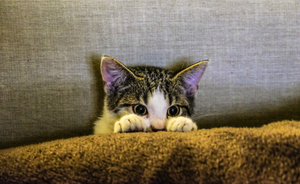
#> input picture test_images/cat.png, 300 x 184 px
$ python lab.py
#> lines starting #> are read from the running program, lines starting #| are printed output that depends on the picture
#!/usr/bin/env python3

import math

from PIL import Image

#lab 0 functions
def get_pixel(image, x, y):
    if x < 0:
        return get_pixel(image, 0 , y)
    elif x >= image['height']:
        return get_pixel(image, image['height'] - 1, y)
    elif y < 0:
        return get_pixel(image, x, 0)
    elif y >= image['width']:
        return get_pixel(image, x , image['width'] - 1)
    return image['pixels'][x * image['width'] + y]


# [20 lines left out: functions set_pixel, apply_per_pixel, not called in this run]


def inverted(image):
    return apply_per_pixel(image, lambda c: 255-c)


# HELPER FUNCTIONS

def correlate(image, kernel):
    """
    Compute the result of correlating the given image with the given kernel.

    The output of this function should have the same form as a 6.009 image (a
    dictionary with 'height', 'width', and 'pixels' keys), but its pixel values
    do not necessarily need to be in the range [0,255], nor do they need to be
    integers (they should not be clipped or rounded at all).

    This process should not mutate the input image; rather, it should create a
    separate structure to represent the output.

    DESCRIBE YOUR KERNEL REPRESENTATION HERE
    My kernels will be 2D arrays, to account for the possibility of a kernel
    that is not a perfect square.
    """
    new_image = {'height': image['height'], 'width': image['width'], 'pixels': []}
    kernel_col_len = len(kernel)
    kernel_row_len = len(kernel[0])
    image_len = len(image['pixels'])
    for i in range(image_len):
        row = i // image['width']
        col = i % image['width']
        color_sum = 0
        for j in range(kernel_col_len):
            for k in range(kernel_row_len):
                color_sum += kernel[j][k] * get_pixel(image, row + (j - kernel_col_len // 2), col + (k - kernel_row_len // 2))
        new_image['pixels'].append(color_sum)
    return new_image


def round_and_clip_image(image):
    """
    Given a dictionary, ensure that the values in the 'pixels' list are all
    integers in the range [0, 255].

    All values should be converted to integers using Python's `round` function.

    Any locations with values higher than 255 in the input should have value
    255 in the output; and any locations with values lower than 0 in the input
    should have value 0 in the output.
    """
    for i in range(len(image['pixels'])):
        num = image['pixels'][i]
        if num > 255:
            image['pixels'][i] = 255
        elif num < 0:
            image['pixels'][i] = 0
        else:
            image['pixels'][i] = round(num)
    return image

# FILTERS

# [19 lines left out: function blurred, not called in this run]

def blurred_kernel(n):
    unit_value = 1 / (n * n)
    return [ ([unit_value] * n) for i in range(n)]

# [6 lines left out: function sharpened, not called in this run]

def edges(image):
    kernel_x = [[-1,0,1],
                [-2,0,2],
                [-1,0,1]]
    kernel_y = [[-1,-2,-1],
                [0,0,0],
                [1,2,1]]
    correlated_x = correlate(image, kernel_x)
    correlated_y = correlate(image, kernel_y)
    edge_image = {'height': image['height'], 'width': image['width'], 'pixels': []}
    for i in range(len(image['pixels'])):
        edge_image['pixels'].append(round(math.sqrt(correlated_x['pixels'][i] ** 2 + correlated_y['pixels'][i] ** 2)))
    return round_and_clip_image(edge_image)
# HELPER FUNCTIONS FOR LOADING AND SAVING IMAGES

# [87 lines left out: functions load_greyscale_image, save_greyscale_image, color_filter_from_greyscale_filter, make_blur_filter, make_sharpen_filter, filter_cascade, not called in this run]

# SEAM CARVING

# Main Seam Carving Implementation

def seam_carving(image, ncols):
    """
    Starting from the given image, use the seam carving technique to remove
    ncols (an integer) columns from the image.
    """
    grey_image = greyscale_image_from_color_image(image)
    energy_img = compute_energy(grey_image)
    cum_energy = cumulative_energy_map(energy_img)
    new_image = image.copy()
    for i in range(ncols):
        seam = minimum_energy_seam(cum_energy)
        new_image = image_without_seam(new_image, seam)
        cum_energy = image_without_seam(cum_energy, seam)
    return new_image

# Optional Helper Functions for Seam Carving

def greyscale_image_from_color_image(image):
    """
    Given a color image, computes and returns a corresponding greyscale image.

    Returns a greyscale image (represented as a dictionary).
    """
    greyscale_image = {'height': image['height'], 'width': image['width'], 'pixels': []}
    for pixel in image['pixels']:
        greyscale_image['pixels'].append(round(.299 * pixel[0] + .587 * pixel[1] + .114 * pixel[2]))
    return greyscale_image


def compute_energy(grey):
    """
    Given a greyscale image, computes a measure of "energy", in our case using
    the edges function from last week.

    Returns a greyscale image (represented as a dictionary).
    """
    return edges(grey)


def cumulative_energy_map(energy):
    """
    Given a measure of energy (e.g., the output of the compute_energy function),
    computes a "cumulative energy map" as described in the lab 1 writeup.

    Returns a dictionary with 'height', 'width', and 'pixels' keys (but where
    the values in the 'pixels' array may not necessarily be in the range [0,
    255].
    """
    cum_energy = {'height': 1, 'width': energy['width'], 'pixels': energy['pixels'][0 : energy['width']]}
    row_num = 1
    while cum_energy['height'] < energy['height']:
        for i in range(cum_energy['width']):
            minim = 0
            if row_num > 0:
                if i > 0 and i < cum_energy['width'] - 1:
                    minim = min(get_pixel(cum_energy, row_num - 1, j) for j in range(i - 1, i + 2))
                elif i == 0:
                    minim = min(get_pixel(cum_energy, row_num - 1, j) for j in range(0, 2))
                else:
                    minim = min(get_pixel(cum_energy, row_num - 1, j) for j in range(cum_energy['width'] - 2, cum_energy['width']))
            cum_energy['pixels'].append(get_pixel(energy, row_num, i) + minim)
        cum_energy['height'] += 1
        row_num += 1
    return cum_energy

def minimum_energy_seam(c):
    """
    Given a cumulative energy map, returns a list of the indices into the
    'pixels' list that correspond to pixels contained in the minimum-energy
    seam (computed as described in the lab 1 writeup).
    """
    seam = []
    first_row_idx = len(c['pixels']) - c['width']
    min_energy = c['pixels'][first_row_idx]
    start_idx = first_row_idx
    for i in range(first_row_idx, len(c['pixels'])):
        if c['pixels'][i] < min_energy:
            min_energy = c['pixels'][i]
            start_idx = i
    seam.append(start_idx)
    for row_num in reversed(range(c['height'])):
        if row_num > 0:
            top_left = c['pixels'][start_idx - c['width'] - 1]
            top_middle = c['pixels'][start_idx - c['width']]
            top_right = c['pixels'][start_idx - c['width'] + 1]
            if start_idx > row_num * c['width'] - 1:
                if start_idx < (row_num + 1) * c['width']:
                    if top_left <= top_middle and top_left <= top_right:
                        start_idx = start_idx - c['width'] - 1
                    elif top_middle <= top_left and top_middle <= top_right:
                        start_idx = start_idx- c['width']
                    else:
                        start_idx = start_idx - c['width'] + 1
                else:
                    if top_left <= top_middle:
                        start_idx = start_idx - c['width'] - 1
                    else:
                        start_idx = start_idx - c['width']
            else:
                if top_middle <= top_right:
                    start_idx = start_idx - c['width']
                else:
                    start_idx = start_idx - c['width'] + 1
            seam.append(start_idx)
    return seam

def image_without_seam(im, s):
    """
    Given a (color) image and a list of indices to be removed from the image,
    return a new image (without modifying the original) that contains all the
    pixels from the original image except those corresponding to the locations
    in the given list.
    """
    new_image = {'height': im['height'], 'width': im['width'] - 1, 'pixels': []}
    for i in range(len(im['pixels'])):
        if i not in s:
            new_image['pixels'].append(im['pixels'][i])
    return new_image


# HELPER FUNCTIONS FOR LOADING AND SAVING COLOR IMAGES

def load_color_image(filename):
    """
    Loads a color image from the given file and returns a dictionary
    representing that image.

    Invoked as, for example:
       i = load_color_image('test_images/cat.png')
    """
#> called with filename = 'test_images/cat.png'
    with open(filename, 'rb') as img_handle:
        img = Image.open(img_handle)
#> img is the input picture: PIL image 300x184 RGB; mean R, G, B 123.5, 111, 89.6
        img = img.convert('RGB')  # in case we were given a greyscale image
        img_data = img.getdata()
        pixels = list(img_data)
#> pixels = 55200 items
        w, h = img.size
#> w = 300; h = 184
        return {'height': h, 'width': w, 'pixels': pixels}


def save_color_image(image, filename, mode='PNG'):
    """
    Saves the given color image to disk or to a file-like object.  If filename
    is given as a string, the file type will be inferred from the given name.
    If filename is given as a file-like object, the file type will be
    determined by the 'mode' parameter.
    """
    out = Image.new(mode='RGB', size=(image['width'], image['height']))
    out.putdata(image['pixels'])
    if isinstance(filename, str):
        out.save(filename)
    else:
        out.save(filename, mode)
    out.close()


if __name__ == '__main__':
    # code in this block will only be run when you explicitly run your script,
    # and not when the tests are being run.  this is a good place for
    # generating images, etc.
    image = load_color_image('test_images/cat.png')
#> image = 3 items
    new_image = seam_carving(image, 5)
#> in greyscale_image_from_color_image, `greyscale_image = {'height': image['height'], 'width': image['width'],..`: greyscale_image = {'height': 184, 'width': 300, 'pixels': []}
#> the loop in greyscale_image_from_color_image, `for pixel in image['pixels']:` made 55200 passes
#> pixel on passes 1 to 3: (142, 130, 90), (143, 129, 92), (132, 119, 84)
#> in seam_carving, `grey_image = greyscale_image_from_color_image(image)`: grey_image = 3 items
#> in correlate, `new_image = {'height': image['height'], 'width': image['width'], 'pixe..`: new_image = {'height': 184, 'width': 300, 'pixels': []}
#> in correlate, `image_len = len(image['pixels'])`: image_len = 55200
#> in edges, `correlated_x = correlate(image, kernel_x)`: correlated_x = 3 items
#> in edges, `edge_image = {'height': image['height'], 'width': image['width'], 'pix..`: edge_image = {'height': 184, 'width': 300, 'pixels': []}
#> the loop in round_and_clip_image, `for i in range(len(image['pixels'])):` made 55200 passes
#> num on passes 1 to 3: 57, 60, 61
#> after the loop in round_and_clip_image, `for i in range(len(image['pixels'])):`: image = 3 items
#> after the loop in cumulative_energy_map, `while cum_energy['height'] < energy['height']:`: row_num = 184
#> in seam_carving, `cum_energy = cumulative_energy_map(energy_img)`: cum_energy = 3 items
#> the loop in seam_carving, `for i in range(ncols):` made 5 passes
#> first_row_idx in minimum_energy_seam on passes 1 to 5: 54900, 54717, 54534, 54351, 54168
#> new_image = 3 items
    save_color_image(new_image, 'seamed_cat.png')
#> in save_color_image, `out = Image.new(mode='RGB', size=(image['width'], image['height']))`: out: PIL image 295x184 RGB; every value is 0
#> in save_color_image, `out.putdata(image['pixels'])`:
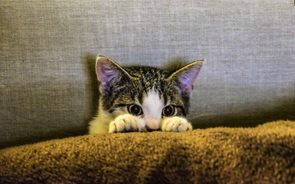
#> out: PIL image 295x184 RGB; mean R, G, B 124, 111.5, 90.2

$ run again, with test_images/bluegill.png copied over test_images/cat.png
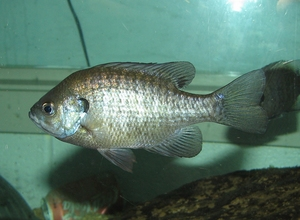
#> input picture test_images/bluegill.png, 300 x 220 px
#> in load_color_image, img is the input picture: PIL image 300x220 RGB; mean R, G, B 86.7, 118.4, 104.7
#> pixels = 66000 items
#> `image = load_color_image('test_images/cat.png')`: image = 3 items
#> greyscale_image = {'height': 220, 'width': 300, 'pixels': []}
#> the loop in greyscale_image_from_color_image, `for pixel in image['pixels']:` made 66000 passes
#> pixel on passes 1 to 3: (73, 131, 117), (71, 129, 115), (75, 129, 115)
#> grey_image = 3 items
#> in correlate, `new_image = {'height': image['height'], 'width': image['width'], 'pixe..`: new_image = {'height': 220, 'width': 300, 'pixels': []}
#> image_len = 66000
#> correlated_x = 3 items
#> edge_image = {'height': 220, 'width': 300, 'pixels': []}
#> the loop in round_and_clip_image, `for i in range(len(image['pixels'])):` made 66000 passes
#> num on passes 1 to 3: 12, 4, 4
#> after the loop in round_and_clip_image, `for i in range(len(image['pixels'])):`: image = 3 items
#> after the loop in cumulative_energy_map, `while cum_energy['height'] < energy['height']:`: row_num = 220
#> in seam_carving, `cum_energy = cumulative_energy_map(energy_img)`: cum_energy = 3 items
#> the loop in seam_carving, `for i in range(ncols):` made 5 passes
#> first_row_idx in minimum_energy_seam on passes 1 to 5: 65700, 65481, 65262, 65043, 64824
#> in save_color_image, `out.putdata(image['pixels'])`:
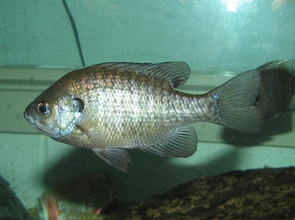
#> out: PIL image 295x220 RGB; mean R, G, B 86.7, 118.2, 104.7

$ run again, with test_images/chess.png copied over test_images/cat.png
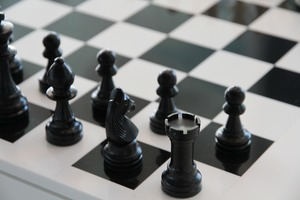
#> input picture test_images/chess.png, 300 x 200 px
#> in load_color_image, img is the input picture: PIL image 300x200 RGB; mean R, G, B 125.9, 127.3, 126.6
#> pixels = 60000 items
#> `image = load_color_image('test_images/cat.png')`: image = 3 items
#> greyscale_image = {'height': 200, 'width': 300, 'pixels': []}
#> the loop in greyscale_image_from_color_image, `for pixel in image['pixels']:` made 60000 passes
#> pixel on passes 1 to 3: (83, 97, 97), (89, 103, 103), (89, 103, 103)
#> grey_image = 3 items
#> in correlate, `new_image = {'height': image['height'], 'width': image['width'], 'pixe..`: new_image = {'height': 200, 'width': 300, 'pixels': []}
#> image_len = 60000
#> correlated_x = 3 items
#> edge_image = {'height': 200, 'width': 300, 'pixels': []}
#> the loop in round_and_clip_image, `for i in range(len(image['pixels'])):` made 60000 passes
#> num on passes 1 to 3: 27, 30, 17
#> after the loop in round_and_clip_image, `for i in range(len(image['pixels'])):`: image = 3 items
#> after the loop in cumulative_energy_map, `while cum_energy['height'] < energy['height']:`: row_num = 200
#> in seam_carving, `cum_energy = cumulative_energy_map(energy_img)`: cum_energy = 3 items
#> the loop in seam_carving, `for i in range(ncols):` made 5 passes
#> first_row_idx in minimum_energy_seam on passes 1 to 5: 59700, 59501, 59302, 59103, 58904
#> in save_color_image, `out.putdata(image['pixels'])`:
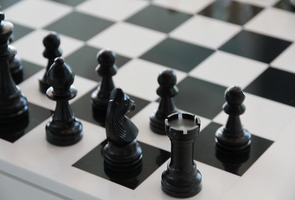
#> out: PIL image 295x200 RGB; mean R, G, B 124.4, 125.9, 125.2

$ run again, with test_images/construct.png copied over test_images/cat.png
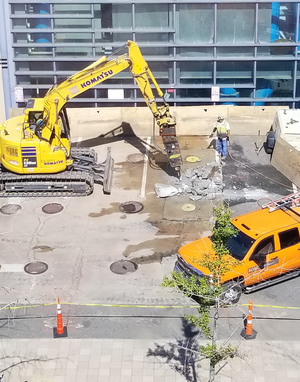
#> input picture test_images/construct.png, 300 x 382 px
#> in load_color_image, img is the input picture: PIL image 300x382 RGB; mean R, G, B 170.8, 164.8, 152.3
#> pixels = 114600 items
#> `image = load_color_image('test_images/cat.png')`: image = 3 items
#> greyscale_image = {'height': 382, 'width': 300, 'pixels': []}
#> the loop in greyscale_image_from_color_image, `for pixel in image['pixels']:` made 114600 passes
#> pixel on passes 1 to 3: (199, 210, 232), (201, 212, 234), (186, 197, 219)
#> grey_image = 3 items
#> in correlate, `new_image = {'height': image['height'], 'width': image['width'], 'pixe..`: new_image = {'height': 382, 'width': 300, 'pixels': []}
#> image_len = 114600
#> correlated_x = 3 items
#> edge_image = {'height': 382, 'width': 300, 'pixels': []}
#> the loop in round_and_clip_image, `for i in range(len(image['pixels'])):` made 114600 passes
#> num on passes 1 to 3: 6, 50, 75
#> after the loop in round_and_clip_image, `for i in range(len(image['pixels'])):`: image = 3 items
#> after the loop in cumulative_energy_map, `while cum_energy['height'] < energy['height']:`: row_num = 382
#> in seam_carving, `cum_energy = cumulative_energy_map(energy_img)`: cum_energy = 3 items
#> the loop in seam_carving, `for i in range(ncols):` made 5 passes
#> first_row_idx in minimum_energy_seam on passes 1 to 5: 114300, 113919, 113538, 113157, 112776
#> in save_color_image, `out.putdata(image['pixels'])`:
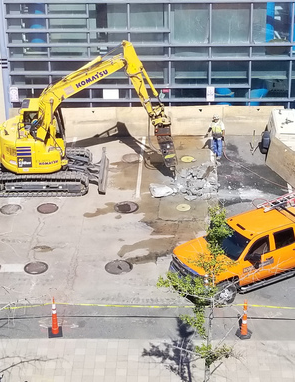
#> out: PIL image 295x382 RGB; mean R, G, B 170.2, 164.2, 151.8
